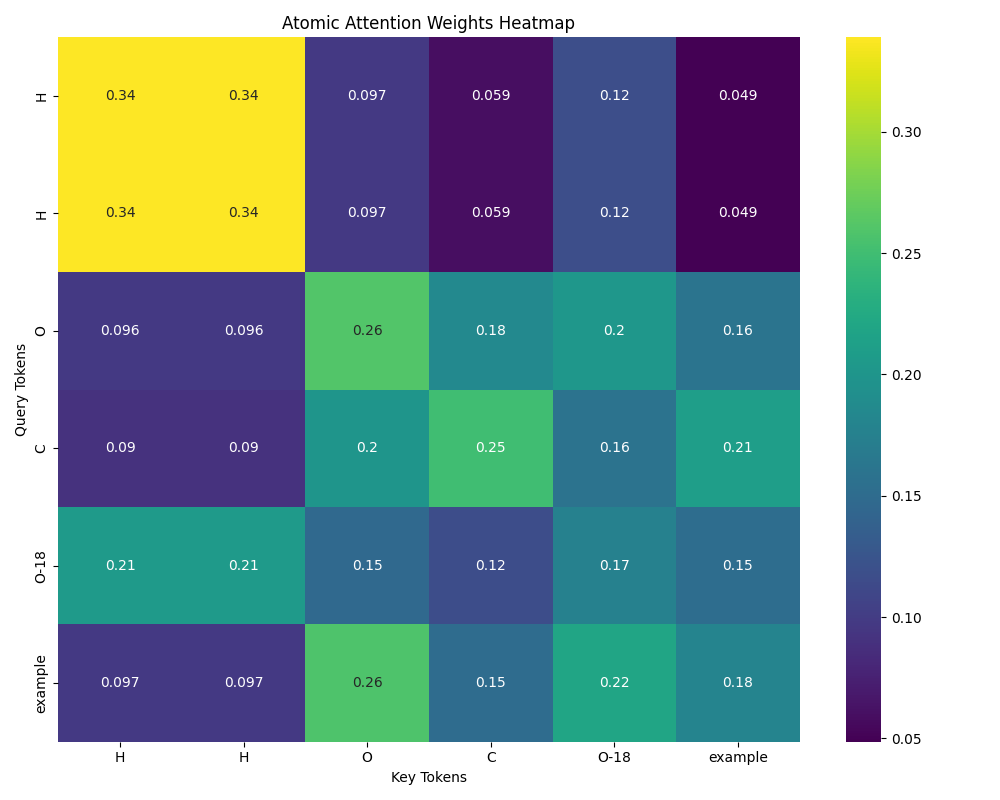

Generate this figure with Python:
import torch
import torch.nn as nn
import matplotlib.pyplot as plt
import seaborn as sns
from atomic_attention import SimpleAttention

def run_analysis():
    print("Running Atomic Attention Analysis...")

    # Setup
    vocab = ["H", "H-2", "H-3", "O", "O-17", "O-18", "C", "C-13", "C-14", "example"]
    token_to_idx = {tok: i for i, tok in enumerate(vocab)}
    embedding_dim = 8
    sequence = ["H", "H", "O", "C", "O-18", "example"]

    # Initialize model
    embeddings = nn.Embedding(len(vocab), embedding_dim)
    attention = SimpleAttention(embedding_dim)

    # Process
    input_indices = torch.tensor([token_to_idx[tok] for tok in sequence])
    x = embeddings(input_indices)

    # Forward pass returning weights
    output, weights = attention(x, return_weights=True)

    # Convert weights to numpy for plotting
    attn_weights = weights.detach().numpy()

    # Plotting
    plt.figure(figsize=(10, 8))
    sns.heatmap(attn_weights, annot=True, xticklabels=sequence, yticklabels=sequence, cmap="viridis")
    plt.title("Atomic Attention Weights Heatmap")
    plt.xlabel("Key Tokens")
    plt.ylabel("Query Tokens")

    plt.tight_layout()
    plt.savefig("atomic_attention_analysis.png")
    print("Analysis complete. Visualization saved to atomic_attention_analysis.png")

if __name__ == "__main__":
    run_analysis()
